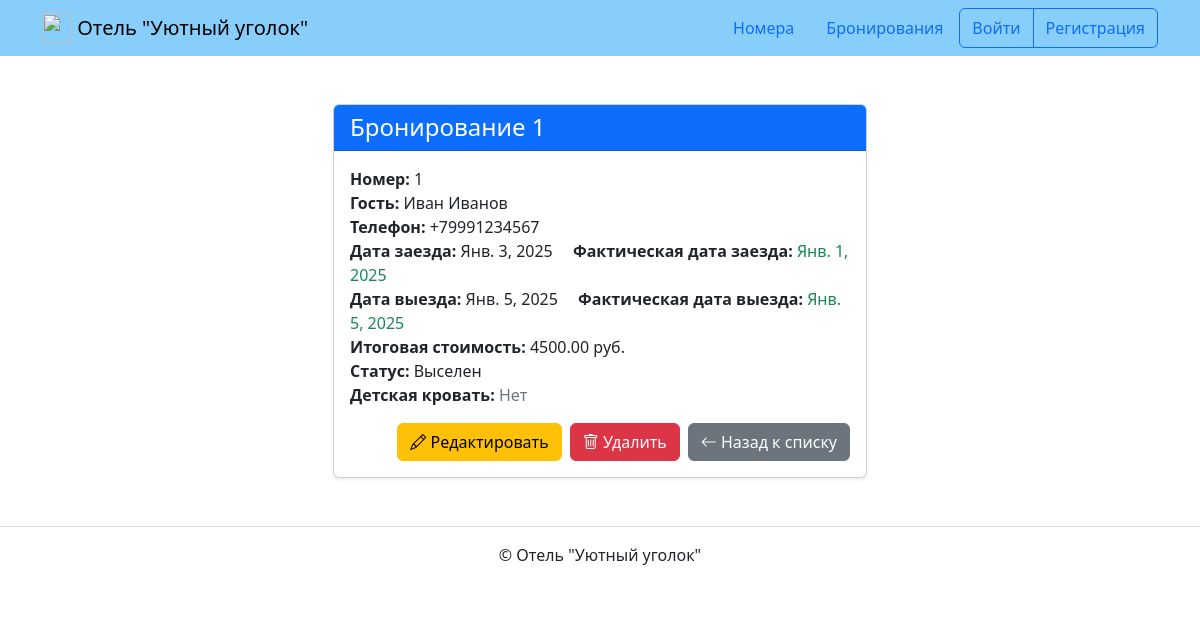
Screenshot of /bookings/1/ with the database file from the repository.
### bookings/models.py (models this page shows, shortened)
class Booking(models.Model):
    STATUS_CHOICES = [
        ('active', 'Активен'),
        ('checked_in', 'Заселен'),
        ('checked_out', 'Выселен'),
    ]
    room = models.ForeignKey(
        Room,
        on_delete=models.CASCADE,
        verbose_name='Номер',
        related_name='bookings'
    )
    check_in = models.DateField(verbose_name='Дата заезда')
    check_out = models.DateField(verbose_name='Дата выезда')
    guest_name = models.CharField(max_length=100, verbose_name='Имя гостя')
    guest_phone = models.CharField(max_length=20, verbose_name='Телефон гостя')
    has_baby_cot = models.BooleanField(
        default=False,
        verbose_name='Детская кровать'
    )
    status = models.CharField(
        max_length=20,
        choices=STATUS_CHOICES,
        default='active',
        verbose_name='Статус'
    )
    actual_check_in = models.DateField(
        null=True, blank=True,
        verbose_name='Фактическая дата заезда'
    )
    actual_check_out = models.DateField(
        null=True,
        blank=True,
        verbose_name='Фактическая дата выезда'
    )
    created_at = models.DateTimeField(
        auto_now_add=True,
        verbose_name='Дата создания'
    )
    updated_at = models.DateTimeField(
        auto_now=True,
        verbose_name='Дата обновления'
    )
    total_price = models.DecimalField(
        max_digits=10,
        decimal_places=2,
        verbose_name='Итоговая стоимость',
        null=True,
        blank=True
    )
    class Meta:
        verbose_name = 'Бронирование'
        verbose_name_plural = 'Бронирования'

class Room(models.Model):
    TYPE_CHOICES = [
        (1, '1-местный'),
        (2, '2-местный'),
        (3, '3-местный'),
    ]
    CATEGORY_CHOICES = [
        ('стандарт', 'Стандарт'),
        ('комфорт', 'Комфорт'),
        ('люкс', 'Люкс'),
    ]
    type = models.IntegerField(choices=TYPE_CHOICES, verbose_name='Тип номера')
    category = models.CharField(
        max_length=10,
        choices=CATEGORY_CHOICES,
        verbose_name='Категория номера'
    )
    has_baby_cot = models.BooleanField(
        default=False,
        verbose_name='Детская кровать'
    )
    weekday_price = models.DecimalField(
        max_digits=10,
        decimal_places=2,
        verbose_name='Цена в будни'
    )
    weekend_price = models.DecimalField(
        max_digits=10,
        decimal_places=2,
        verbose_name='Цена в выходные'
    )
    class Meta:
        verbose_name = 'Номер'
        verbose_name_plural = 'Номера'

### bookings/views.py (the view)
# urls.py: path('bookings/<int:booking_id>/', views.BookingDetailView.as_view(),
class BookingDetailView(DetailView):
    model = Booking
    template_name = 'bookings/booking_detail.html'
    context_object_name = 'booking'
    pk_url_kwarg = 'booking_id'

### templates/bookings/booking_detail.html (shortened to what this page needs)
{% extends 'base.html' %}
{% load django_bootstrap5 %}
{% block content %}
  <div class="container">
    <div class="row justify-content-center">
      <div class="col-md-8 col-lg-6">
        <div class="card shadow-sm">
          <div class="card-header bg-primary text-white">
            <h4 class="card-title mb-0">Бронирование {{ booking.id }}</h4>
          </div>
          <div class="card-body">
            <p class="card-text">
              <strong>Номер:</strong> {{ booking.room.id }}<br>
              <strong>Гость:</strong> {{ booking.guest_name }}<br>
              <strong>Телефон:</strong> {{ booking.guest_phone }}<br>
              <strong>Дата заезда:</strong> {{ booking.check_in }}
              <span class="ms-3">
                <strong>Фактическая дата заезда:</strong>
                <span class="{% if booking.actual_check_in %}text-success{% else %}text-secondary{% endif %}">
                  {% if booking.actual_check_in %}{{ booking.actual_check_in }}{% else %}Не заселен{% endif %}
                </span>
              </span><br>
              <strong>Дата выезда:</strong> {{ booking.check_out }}
              <span class="ms-3">
                <strong>Фактическая дата выезда:</strong>
                <span class="{% if booking.actual_check_out %}text-success{% else %}text-secondary{% endif %}">
                  {% if booking.actual_check_out %}{{ booking.actual_check_out }}{% else %}Не выселен{% endif %}
                </span>
              </span><br>
              <strong>Итоговая стоимость:</strong> {{ booking.total_price|floatformat:"2" }} руб.<br>
              <strong>Статус:</strong> {{ booking.get_status_display }}<br>
              <strong>Детская кровать:</strong>
              <span class="{% if booking.has_baby_cot %}text-success{% else %}text-secondary{% endif %}">
                {% if booking.has_baby_cot %}Да{% else %}Нет{% endif %}
              </span>
            </p>
            <div class="d-grid gap-2 d-md-flex justify-content-md-end">
              <a href="{% url 'bookings:booking_update' booking.id %}" class="btn btn-warning">
                <i class="bi bi-pencil"></i> Редактировать
              </a>
              <a href="{% url 'bookings:booking_delete' booking.id %}" class="btn btn-danger">
                <i class="bi bi-trash"></i> Удалить
              </a>
              <a href="{% url 'bookings:booking_list' %}" class="btn btn-secondary">
                <i class="bi bi-arrow-left"></i> Назад к списку
              </a>
            </div>
          </div>
        </div>
      </div>
    </div>
  </div>
{% endblock %}

### rows the page displays
Booking: id "1", room.id "1", guest_name "Иван Иванов", guest_phone "+79991234567", check_in "Янв. 3, 2025", actual_check_in "Янв. 1, 2025", check_out "Янв. 5, 2025", actual_check_out "Янв. 5, 2025", total_price "4500.00", status "Выселен"
